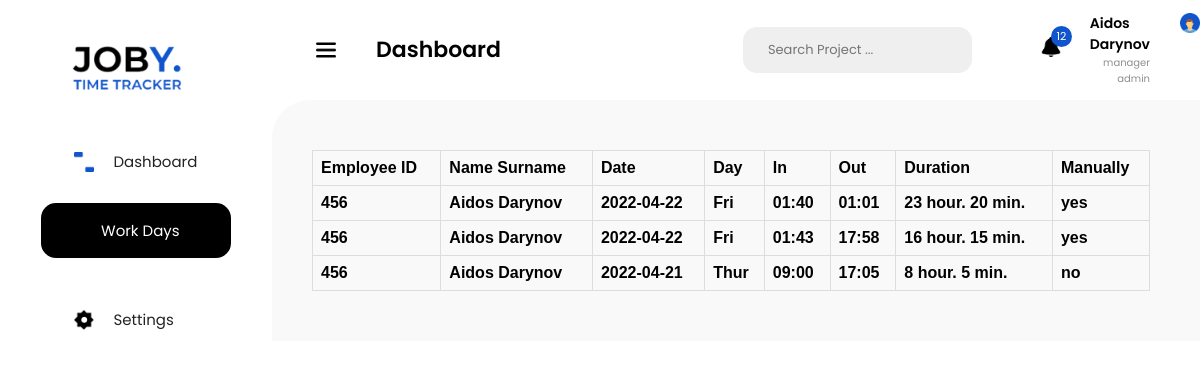
/work_days (signed in), run on the app's committed database.
### models.py (models this page shows, shortened)
class Employee(db.Model, UserMixin):
    id = db.Column(db.Integer(), primary_key=True)
    login_id = db.Column(db.String(10), unique=True, nullable=True)
    name = db.Column(db.String(100), nullable=False)
    surname = db.Column(db.String(100), nullable=False)
    profession = db.Column(db.String(30), nullable=False)
    password = db.Column(db.String(40), nullable=False)
    flex_status = db.relationship('FlexStatus', backref='flex_status')

### views.py (the view)
@app.route('/work_days')
def work_days():
    flx_s = FlexStatus.query.filter_by(employee_id=current_user.id).all()
    result_flex = []
    for flx in flx_s:
        result_flex.append({
            'id': current_user.login_id,
            'full_name': f'{current_user.name} {current_user.surname}',
            'date': str(flx.enterTime.date()),
            'weekDay': ['Mon', 'Tue', 'Wen', 'Thur', 'Fri', 'Sat', 'Sun'][flx.enterTime.weekday()],
            'enter': str(flx.enterTime.time())[:5],
            'out': str(flx.exitTime.time())[:5],
            'duration': f'{flx.get_status() // 3600} hour. {flx.get_status() // 60 % 60} min.',
            'manually': 'yes' if flx.manually else 'no',
        })
    return render_template('work_day.html', user=current_user,
                           result_flex=result_flex
                           )

### models.py (called while the page is built)
@login_manager.user_loader
def load_user(user_id):
    return Employee.query.get(user_id)

    def get_status(self):
        tmp = self.exitTime - self.enterTime
        return tmp.seconds

### templates/work_day.html (shortened to what this page needs)
<!DOCTYPE html>
<html lang="en">
<head>
 <link rel="stylesheet" href="../static/styles/dashboard_style.css">
 <link rel="stylesheet" href="{{ url_for('static',filename = 'styles/dashboard_style.css') }}">
</head>
<body>
 <section id="mySideNav" class="sideNav">
  <a href="#" class="logo_container">
   <img src="../static/images/logo.png" alt="logo">
  </a>
  <a href="home" class="links">
   <img src="../static/images/rect.png" alt="">
   <div>Dashboard</div>
  </a>
  <a href="work_days" class="dashboard_black">
   <img src="../static/images/icon_workDays.png" alt="">
   Work Days
  </a>
  <a href="#" class="links">
   <img src="../static/images/icon_settings.png" alt="">
   Settings
  </a>
 </section>
<nav>
  <button>
   <img src="../static/images/menu_bar.png" alt="">
   <div class="dashboard_txt">Dashboard</div>
  </button>
  <div class="search">
   Search Project ...
  </div>
  <div class="notifications">
   <img src="../static/images/bell.png" alt="">
   <div class="notification_numb">12</div>
  </div>
  <div class="profile_info">
   <div class="name_profession">
    <div class="name_surname">{{ user.name }} {{ user.surname }} </div>
    <div class="profession">{{ user.profession }}</div>
   </div>
   <a href="/profile"><img src="../static/images/profile_photo.png" alt="" class="profile_photo"></a>
  </div>
 </nav>
<section class="main_content">
    <div class="container_table">
        <table>
            <tr>
                <th>Employee ID</th>
                <th>Name Surname</th>
                <th>Date</th>
                <th>Day</th>
                <th>In</th>
                <th>Out</th>
                <th>Duration</th>
                <th>Manually</th>
            </tr>
            {% for r in result_flex %}
                <tr>
                    <th>{{ r.id }}</th>
                    <th>{{ r.full_name }}</th>
                    <th>{{ r.date }}</th>
                    <th>{{ r.weekDay }}</th>
                    <th>{{ r.enter }}</th>
                    <th>{{ r.out }}</th>
                    <th>{{ r.duration }}</th>
                    <th>{{ r.manually }}</th>
                </tr>
            {% endfor %}
        </table>
    </div>
</section>
</body>
</html>

### static/styles/dashboard_style.css (style rules this page uses)
body { margin: 0; padding: 0; font-family: Poppins; }
.sideNav { padding-top: 34px; display: flex; align-items: center; flex-direction: column; width: 272px; background-color: #fff; height: 100vh; position: fixed; z-index: 1; top: 0; left: 0; }
.sideNav a { text-decoration: none; display: flex; align-items: center; font-size: 15px; }
.logo_container img { height: auto; width: 100%; max-width: 128px !important; }
.logo_container { margin-bottom: 50px; }
.dashboard_black { width: 190px; height: 55px; background-color: black; border-radius: 15px; color: white; padding-left: 20px; box-sizing: border-box; font-family: Poppins; margin-bottom: 50px; }
.sideNav a img, nav img { width: 100%; height: auto; max-width: 20px; margin-right: 20px; }
.links { width: 125px; margin-bottom: 30px; color: #232323; }
nav { height: 100px; background-color: #fff; width: 100%; display: flex; align-items: center; }
nav button { background-color: transparent; border: none; margin-left: 310px; display: flex; align-items: center; }
nav button img { margin-right: 40px; }
.dashboard_txt { font-weight: 600; font-size: 22px; line-height: 42px; color: #000; font-family: Poppins; }
.search { width: 408px; height: 46px; background-color: #efefef; border-radius: 14px; display: flex; align-items: center; color: #757575; padding-left: 25px; font-size: 13px; margin-left: 16rem; }
.notifications { position: relative; margin-right: 1.8rem; margin-left: 4.3rem; }
.notification_numb { background-color: #1155CC; width: 21px; height: 21px; color: #fff; border-radius: 15px; font-size: 11px; box-sizing: border-box; display: flex; align-items: center; justify-content: center; position: absolute; left: 10px; top: -11px; }
.profile_info { display: flex; }
.profile_photo { width: 100%; height: auto; max-width: 46px; }
.name_surname { font-weight: 600; font-size: 14px; }
.profession { color: #8f8f8f; font-size: 10px; text-align: right; }
.name_profession { margin-right: 30px; }
.main_content { margin-left: 272px; border-radius: 38px 0 0 0; background-color: #F9F9F9; padding: 50px 50px 50px 40px; }
table { font-family: arial, sans-serif; border-collapse: collapse; width: 100%; }
td, th { border: 1px solid #dddddd; text-align: left; padding: 8px; }

### data on the page
Employee: name "Aidos", surname "Darynov", profession "manager admin", id "456", full_name "Aidos Darynov", date "2022-04-22", weekDay "Fri", enter "01:40", out "01:01", duration "23 hour. 20 min.", manually "yes", enter "01:43", out "17:58", duration "16 hour. 15 min.", date "2022-04-21", weekDay "Thur", enter "09:00", out "17:05", duration "8 hour. 5 min.", manually "no"
